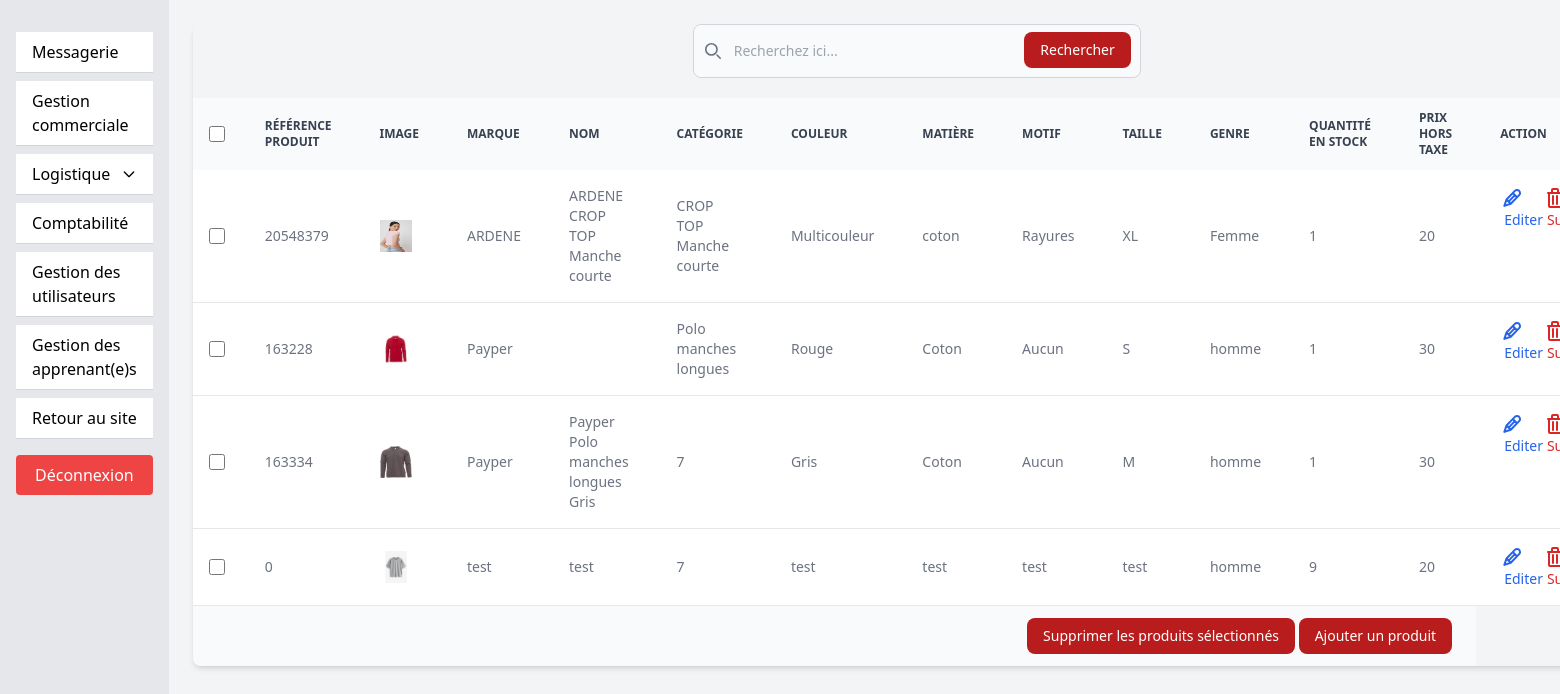
Before: /back_office/products.php (signed in) with the older database file.
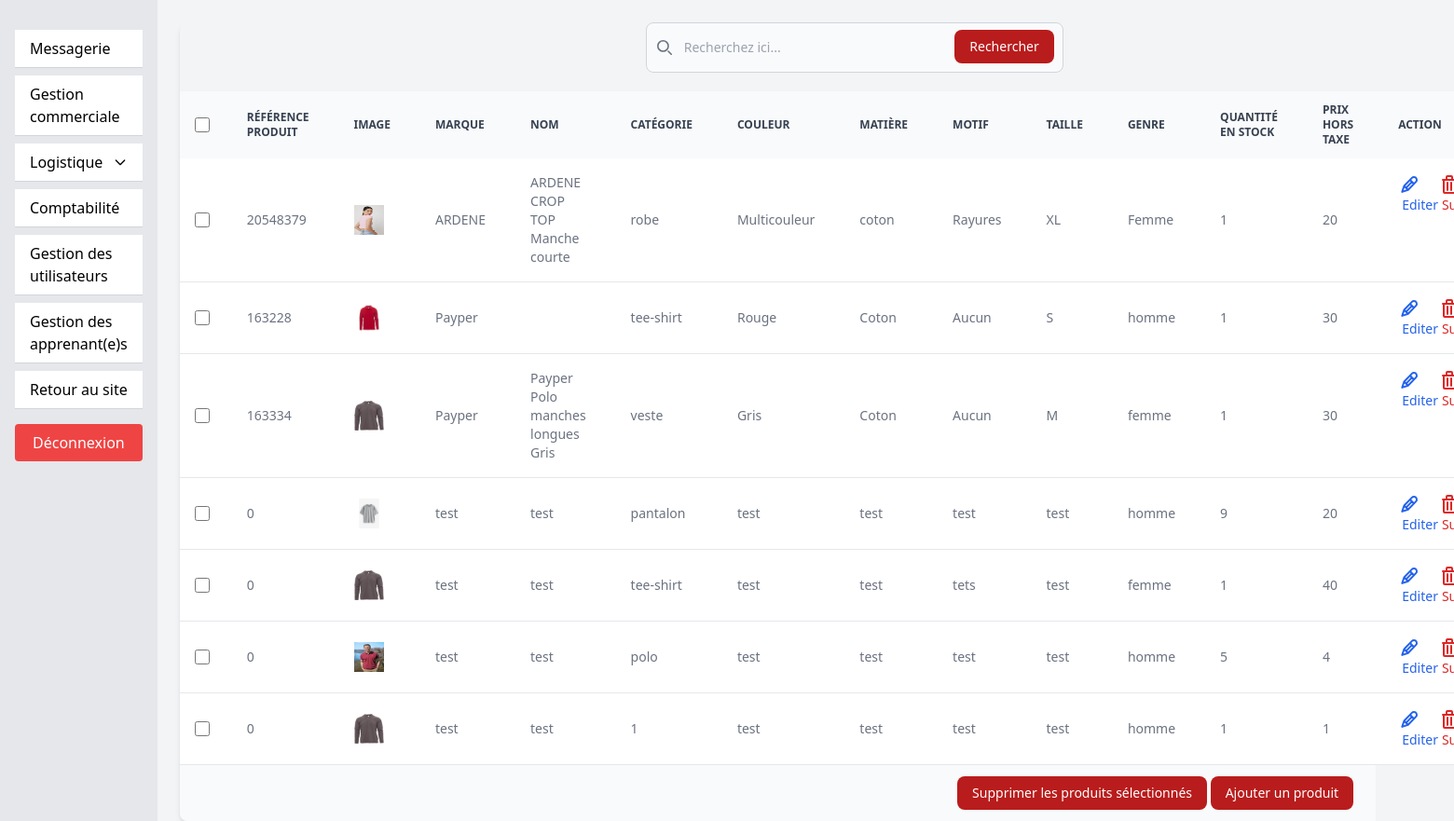
After: the same page with the newer database file.
### tables this page shows
CREATE TABLE `products` (
  `id` int NOT NULL,
  `reference_produit` int NOT NULL,
  `marque` varchar(255) NOT NULL,
  `categorie` varchar(255) NOT NULL,
  `nom` varchar(255) NOT NULL,
  `couleur` varchar(255) NOT NULL,
  `matiere` varchar(255) NOT NULL,
  `motif` varchar(255) NOT NULL,
  `taille` varchar(255) NOT NULL,
  `genre` varchar(255) NOT NULL,
  `description` text NOT NULL,
  `stock` int NOT NULL,
  `prix` int NOT NULL,
  `image` varchar(255) NOT NULL
);

### src/back_office/products.php (the view, shortened to what the changed rows need)
<?php
require_once("../connect.php");
$sql = "SELECT * FROM products ORDER BY marque";
$query = $db->prepare($sql);
$query->execute();
$produits = $query->fetchAll(PDO::FETCH_ASSOC);
?>
<!doctype html>
<html lang="fr">
<head>
  <link rel="stylesheet" href="../styles/output.css">
  <link rel="stylesheet" href="../styles/reset.css">
</head>
<body class="flex min-h-screen bg-gray-100">
  <div class="flex-1 p-6">
    <div class="relative overflow-x-auto shadow-md sm:rounded-lg">
      <form action="deleteProduct.php" method="post">
        <table class="w-full text-sm text-left text-gray-500">
          <thead class="text-xs text-gray-700 uppercase bg-gray-50">
            <tr>
              <th scope="col" class="p-4">
                <div class="flex items-center">
                  <input id="checkbox-all-search" type="checkbox" class="w-4 h-4 text-blue-600 bg-gray-100 border-gray-300 rounded focus:ring-blue-500 focus:ring-2" onclick="toggleCheckboxes(this)">
                </div>
              </th>
              <th scope="col" class="px-6 py-3">Référence produit</th>
              <th scope="col" class="px-6 py-3">Image</th>
              <th scope="col" class="px-6 py-3">Marque</th>
              <th scope="col" class="px-6 py-3">Nom</th>
              <th scope="col" class="px-6 py-3">Catégorie</th>
              <th scope="col" class="px-6 py-3">Couleur</th>
              <th scope="col" class="px-6 py-3">Matière</th>
              <th scope="col" class="px-6 py-3">Motif</th>
              <th scope="col" class="px-6 py-3">Taille</th>
              <th scope="col" class="px-6 py-3">Genre</th>
              <th scope="col" class="px-6 py-3">Quantité en stock</th>
              <th scope="col" class="px-6 py-3">Prix hors taxe</th>
              <th scope="col" class="px-6 py-3">Action</th>
            </tr>
          </thead>
          <tbody>
            <?php if (empty($produits)) { ?>
              <tr class="bg-white border-b hover:bg-gray-50">
                <td colspan="13" class="px-6 py-4 text-center">Aucun produit enregistré.</td>
              </tr>
            <?php } else { ?>
              <?php foreach ($produits as $produit) { ?>
                <tr class="bg-white border-b hover:bg-gray-50">
                  <td class="w-4 p-4">
                    <div class="flex items-center">
                      <input name="<?=$produit["id"]?>" id="checkbox-table-search-<?=$produit["id"]?>" type="checkbox" class="w-4 h-4 text-blue-600 bg-gray-100 border-gray-300 rounded focus:ring-blue-500 focus:ring-2 product-checkbox">
                    </div>
                  </td>
                  <td class="px-6 py-4"><?=$produit["reference_produit"]?></td>
                  <td class="px-6 py-4">
                    <img src="<?=$produit["image"]?>" alt="photo de<?=$produit["reference_produit"]?>" class="w-8 h-8">
                  </td>
                  <td class="px-6 py-4"><?=$produit["marque"]?></td>
                  <td class="px-6 py-4"><?=$produit["nom"]?></td>
                  <td class="px-6 py-4"><?=$produit["categorie"]?></td>
                  <td class="px-6 py-4"><?=$produit["couleur"]?></td>
                  <td class="px-6 py-4"><?=$produit["matiere"]?></td>
                  <td class="px-6 py-4"><?=$produit["motif"]?></td>
                  <td class="px-6 py-4"><?=$produit["taille"]?></td>
                  <td class="px-6 py-4"><?=$produit["genre"]?></td>
                  <td class="px-6 py-4"><?=$produit["stock"]?></td>
                  <td class="px-6 py-4"><?=$produit["prix"]?></td>
                  <td class="flex items-center px-6 py-4 space-x-4">
                    <a href="edit_product.php?id=<?=$produit["id"]?>" class="text-blue-600 hover:underline">
                      <span class="ml-1">Editer</span>
                    </a>
                    <a href="deleteProduct.php?id=<?=$produit["id"]?>" class="text-red-600 hover:underline">
                      <span class="ml-1">Supprimer</span>
                    </a>
                  </td>
                </tr>
              <?php } ?>
          </tbody>
        </table>
        <?php } ?>
      </form>
    </div>
  </div>
</body>
</html>

Changed rows visible on the page:
changed products "ARDENE": categorie "CROP TOP Manche courte" → "robe"
changed products "Rouge": categorie "Polo manches longues" → "tee-shirt"
changed products "Payper Polo manches longues Gris": categorie "7" → "veste"; genre "homme" → "femme"
changed products: categorie "7" → "pantalon"
added products: reference_produit "0", image (picture), marque "test", nom "test", categorie "tee-shirt", couleur "test", matiere "test", motif "tets", taille "test", genre "femme", stock "1", prix "40"
added products: reference_produit "0", image (picture), marque "test", nom "test", categorie "polo", couleur "test", matiere "test", motif "test", taille "test", genre "homme", stock "5", prix "4"
added products: reference_produit "0", image (picture), marque "test", nom "test", categorie "1", couleur "test", matiere "test", motif "test", taille "test", genre "homme", stock "1", prix "1"
